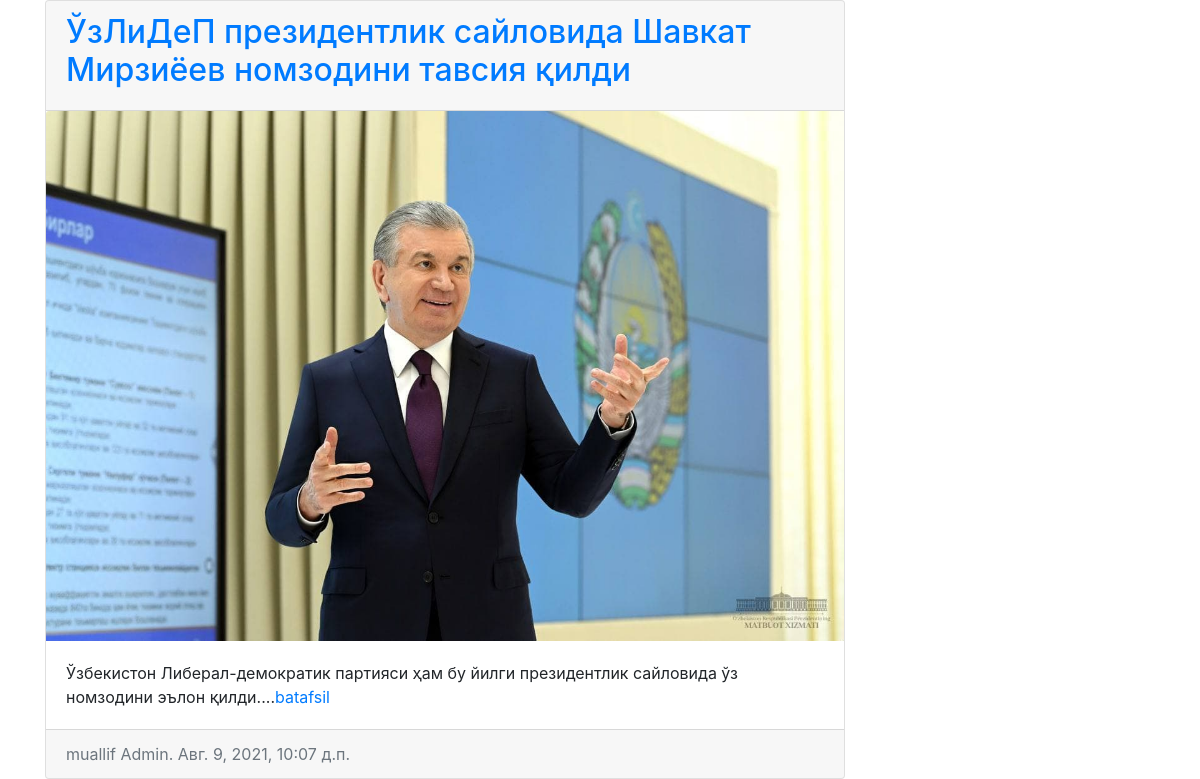
The page /articles/ (lower part) on the database as committed earlier.
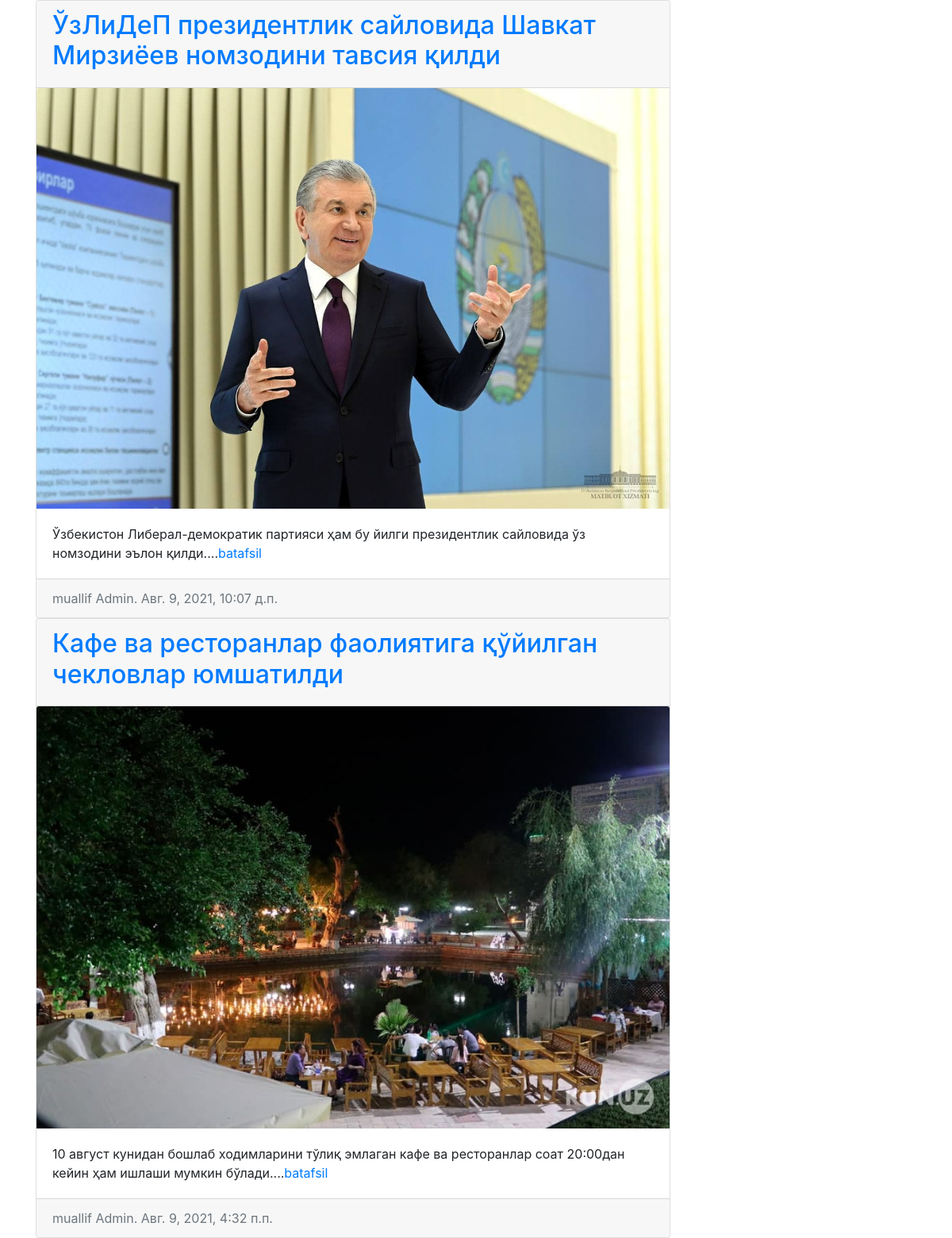
The same page on the database as committed later.
### articles/models.py (models this page shows, shortened)
class Article(models.Model):
    title = models.CharField(max_length=150)
    summary = models.CharField(max_length=200, blank=True)
    body = RichTextField()
    photo = models.ImageField(upload_to='images/', blank=True)
    date = models.DateTimeField(auto_now_add=True)
    author = models.ForeignKey(
        get_user_model(),
        on_delete=models.CASCADE,
    )

### accounts/models.py (models this page shows)
class CustomUser(AbstractUser):
    address = models.CharField(max_length=255, null=True, blank=True)

### articles/views.py (the view)
# urls.py: path('', ArticleListView.as_view(), name='article_list'),
class ArticleListView(ListView):
    model = Article
    template_name = 'article_list.html'

### templates/article_list.html (shortened to what this page needs)
{% extends 'base.html' %}
{% block content %}
    {% for article in object_list %}
        <div class="card" style="width: 50rem;">
            <div class="card-header">
                <span class="font-weight-bold"><a href="{% url 'article_detail' article.pk %}"><h2>{{ article.title }}</h2></a></span>
            </div>
            {% if article.photo %}
                <img class="card-img-top" src="{{ article.photo.url }}" alt="{{ article.title }}">
            {% endif %}
            <div class="card-body">
                {{ article.summary }}...<a href="{% url 'article_detail' article.pk %}">batafsil</a>
            </div>
            <div class="card-footer text-left text-muted">
                <span class="text-muted">muallif {{ article.author | title }}. {{ article.date }}</span>
            </div>
        </div>
    {% endfor %}
{% endblock content %}

### templates/base.html (shortened to what this page needs)
{% load static %}
<!DOCTYPE html>
<html>
    <head>
            <link rel="stylesheet" href="https://cdn.jsdelivr.net/npm/bootstrap@4.5.3/dist/css/bootstrap.min.css">
    </head>
    <body>
        <main>
            <div class="container">
                {% block content %}
                {% endblock content %}
            </div>
        </main>
    </body>
</html>

Rows that differ between the two databases and show on the page:
added Article: title "Кафе ва ресторанлар фаолиятига қўйилган чекловлар юмшатилди", photo (picture), summary "10 август кунидан бошлаб ходимларини тўлиқ эмлаган кафе ва ресторанлар соат 20:00дан кейин ҳам ишлаши мумкин бўлади.", author "Admin", date "Авг. 9, 2021, 4:32 п.п."
